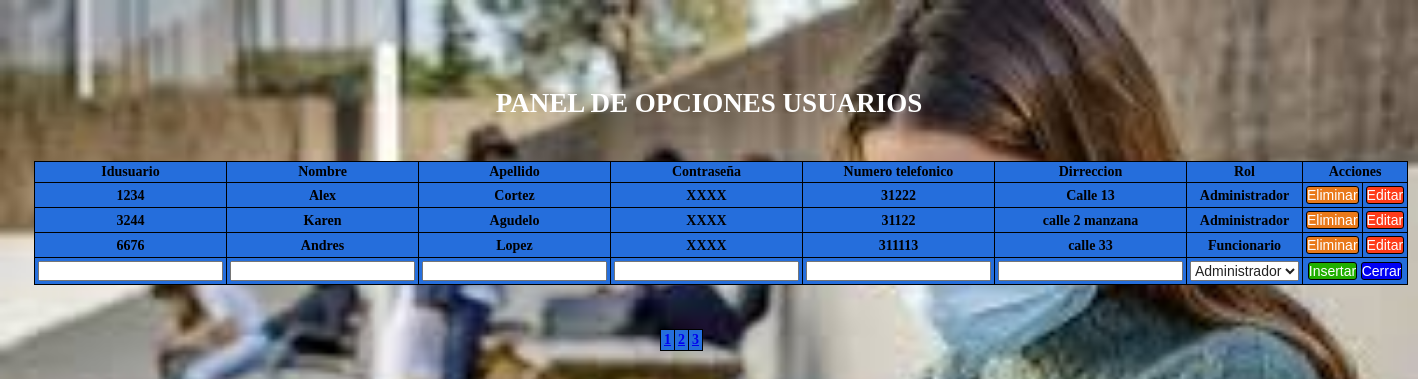
/entradascrud.php, run on the app's committed database.
### tables this page shows
CREATE TABLE `usuario` (
  `id_user` int(11) NOT NULL,
  `rol_user` int(2) DEFAULT NULL,
  `nom_user` varchar(30) DEFAULT NULL,
  `ap_user` varchar(30) DEFAULT NULL,
  `clave` varchar(200) DEFAULT NULL,
  `num_cel` int(10) DEFAULT NULL,
  `dir_user` varchar(30) DEFAULT NULL
);

### entradascrud.php (the view, shortened to what this page needs)
<!DOCTYPE html>
<html lang="en">
<head>
    <link rel="stylesheet" href="./css/registro.css">
</head>
<body>
    <?php
     include("./connection/connection.php");
     $registros=3;
     if(isset($_GET["pagina"])){
             if($_GET["pagina"]==1){
                 header("location:index.php");
             }else{
                 $pagina=$_GET["pagina"];
             }
        }else{
              $pagina=1;
        }
        $empieza=($pagina-1)*$registros;
        $sql_total="SELECT * FROM usuario";
        $resultado=$base_de_datos->prepare($sql_total);
        $resultado->execute(array());
        $numfilas=$resultado->rowCount();
        $totalpagina=ceil($numfilas/$registros);
        $registros=$base_de_datos->query("SELECT * FROM usuario LIMIT $empieza,$registros")->fetchALL(PDO::FETCH_OBJ);
            ?>
    <h3 align="center">PANEL DE OPCIONES USUARIOS</h3>
    <form action=" " method="post" autocomplete="off">
        <table align="center" border="" bordercolor="orange">
			<tr>
				<th>Idusuario</th>
				<th>Nombre</th>
                <th>Apellido</th>
				<th>Contraseña</th>
                <th>Numero telefonico</th>
                <th>Dirreccion</th>
                <th>Rol</th>
				<th colspan="2">Acciones</th>
			</tr>
            <?php
            foreach ($registros as $persona) :?>
            <tr>
				<td><?php echo $persona->id_user?></td>
				<td><?php echo $persona->nom_user?></td>
                <td><?php echo $persona->ap_user?></td>
				<td><?php echo'XXXX'?></td>
                <td><?php echo $persona->num_cel?></td>
                <td><?php echo $persona->dir_user?></td>
				<?php
				if($persona->rol_user==1){
					$aux="Administrador"
					?>
					<td><?php echo $aux;?></td>
				<?php
				}else{
					$aux="Funcionario"
					?>
					<td><?php echo $aux;?></td>
				<?php
				}
			?>
            <td><a href="eliminar.php?id=<?php echo $persona->id_user?> & nom=<?php echo $persona->nom_user?>"><input type="button" name="elimina" class="elimina" value="Eliminar"></a></td>
            <td><a href="edit.php?id=<?php echo $persona->id_user?> & nom=<?php echo $persona->nom_user?>  & rol=<?php echo $aux?>"><input type="button" class="edita" name="edita" value="Editar"></a></td></tr>
            <?php
			endforeach;
			?>
			<td><input type="text" name="idu"></td>
			<td><input type="text" name="nomb"></td>
            <td><input type="text" name="apel"></td>
			<td><input type="password" name="clave" ></td>
            <td><input type="text" name="cel"></td>
            <td><input type="text" name="dir"></td>
			<td><select name="rol">
			<?php
            $sql= "SELECT * FROM rol";
			$resultado=$base_de_datos->prepare($sql);
			$resultado->execute(array());
			while($registro=$resultado->fetch(PDO::FETCH_ASSOC)){
			?>
            <option value="<?php echo $registro['rol_user'];?>"><?php echo $registro['rol_nom']?></option>
				<?php
				}
            ?>
            </select> </td>
            <td colspan="5" align="center"><input  type="submit" id="inserta" name="inserta" value="Insertar" >
            <a href="administrador/index.php"><input type="button" name="admin" class="cerrar" value="Cerrar"onmouseup="window.close()"></a></td>
        </table>
    </form>
    <table class="contador" border="0" >
        <tr>
    <?php
    for($i=1; $i<=$totalpagina; $i++){
    ?>
        <td><?php echo " <a href='?pagina=" . $i . "'>" . $i . "  </a>  ";?></td>
    <?php
    }
    ?>
        </tr>
    </table>
</body>
</html>

### css/registro.css (style rules this page uses)
* { margin: 0px; padding: 0%; }
body { height: 100%; width: 100%; background: url(../imag/alumnos.jpg); background-repeat: no-repeat; background-size: cover; }
h3 { font-family: 'Times New Roman', Times, serif; font-size: 27px; font-weight: bold; margin-top: 90px; color: #fff; }
table { border-collapse: collapse; }
table, th, td { margin-left: 34px; margin-top: 44px; border: 1px solid black; text-align: center; font-family: 'Times New Roman', Times, serif; font-size: 14px; font-weight: bold; color: black; background: #256Edc; }
.contador { font-weight: 44px; margin-left: 660px; color: #fff; }
th, td { padding: 3px; }
tr { font-family: Arial, Helvetica, sans-serif; font-size: 13px; }
.elimina { background: #e9791a; color: #fff; text-align: center; font-size: 14px; border: 1px solid black; border-radius: 3px; }
.edita { background: #ff3b19; color: #fff; text-align: center; font-size: 14px; border: 1px solid black; border-radius: 3px; }
#inserta { background: #20ae00; color: #fff; text-align: center; font-size: 14px; border: 1px solid black; border-radius: 3px; }
.cerrar { background: #0000f4; color: #fff; text-align: center; font-size: 14px; border: 1px solid black; border-radius: 3px; }

### data on the page
usuario: id_user "1234", nom_user "Alex", ap_user "Cortez", num_cel "31222", dir_user "Calle 13", rol_user "Administrador"
usuario: id_user "3244", nom_user "Karen", ap_user "Agudelo", num_cel "31122", dir_user "calle 2 manzana", rol_user "Administrador"
usuario: id_user "6676", nom_user "Andres", ap_user "Lopez", num_cel "311113", dir_user "calle 33", rol_user "Funcionario"

### other printed values
form field rol "Administrador"
